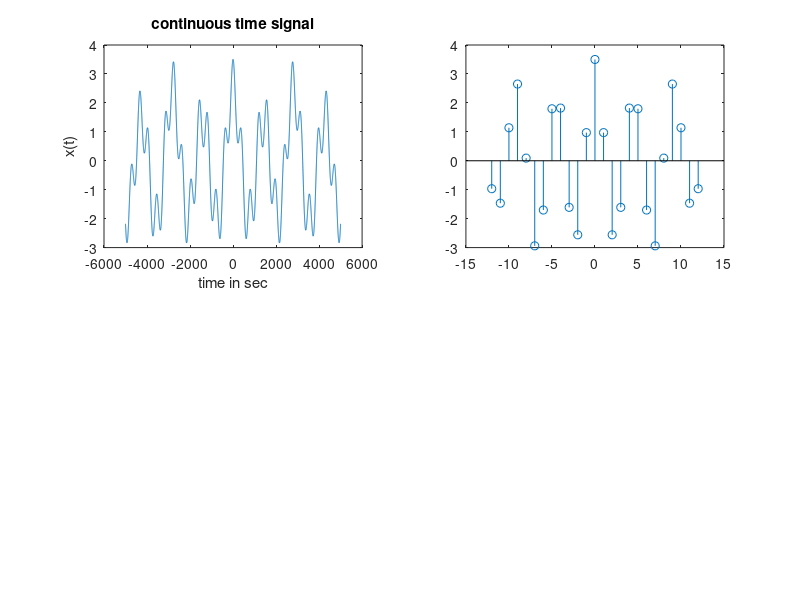

MATLAB code to generate this figure: (Note: this script raises an error after producing the figure.)
clear all; 
clc;
close all;
t=-5000:5000; %100 
fm=188.5/(2*pi); %12.5 
x=cos(31.4*t)+2*cos(188.5*t)+0.5*cos(43.98*t); 
subplot(2,2,1); 
plot(t,x); 
xlabel('time in sec'); ylabel('x(t)'); 
title('continuous time signal');
fs1=1.6*fm; 
n=-12:12; 
x1=cos(31.4*2*pi*fs1*n)+2*cos(188.5*2*pi*fs1*n)+0.5*cos(43.98*2*pi*fs1*n); 
subplot(2,2,2); 
stem(n,x1); 
hold on subplot(2,2,2); 
plot(n,x1,':'); 
title('discrete time signal x(n) with fs< 2fm'); 
xlabel('n'); 
ylabel('x(n)');
fs2=2*fm; 
n1=-6:0.1:6; 
x2=cos(31.4*2*pi*fs2*n1)+2*cos(188.5*2*pi*fs2*n1)+0.5*cos(43.98*2*pi*fs2*n1); 
subplot(2,2,3); 
stem(n1,x2); 
hold on subplot(2,2,3); 
plot(n1,x2,':'); 
title('discrete time signal x(n) with fs=2fm'); 
xlabel('n'); 
ylabel('x(n)');n2=-21:21; 
fs3=8*fm; 
x3=cos(31.4*2*pi*fs3*n2)+2*cos(188.5*2*pi*fs3*n2)+0.5*cos(43.98*2*pi*fs3*n2);
subplot(2,2,4);
stem(n2,x3); 
hold on subplot(2,2,4); 
plot(n2,x3,':'); 
xlabel('n'); 
ylabel('x(n)'); 
title('discrete time signal x(n) with fs> 2fm');